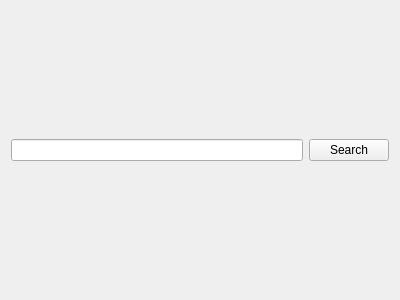
<?xml version="1.0" encoding="UTF-8"?>
<ui version="4.0">
    <class>Form</class>
    <widget class="QWidget" name="Form">
        <property name="geometry">
            <rect>
                <x>0</x>
                <y>0</y>
                <width>400</width>
                <height>300</height>
            </rect>
        </property>
        <property name="windowTitle">
            <string>Tree</string>
        </property>
        <layout class="QVBoxLayout" name="verticalLayout_main">
            <item>
                <layout class="QHBoxLayout" name="horizontalLayout">
                    <item>
                        <widget class="QLineEdit" name="lineEdit_text"/>
                    </item>
                    <item>
                        <widget class="QPushButton" name="pushButton_search">
                            <property name="text">
                                <string>Search</string>
                            </property>
                        </widget>
                    </item>
                </layout>
            </item>
        </layout>
    </widget>
    <resources/>
    <connections/>
</ui>
